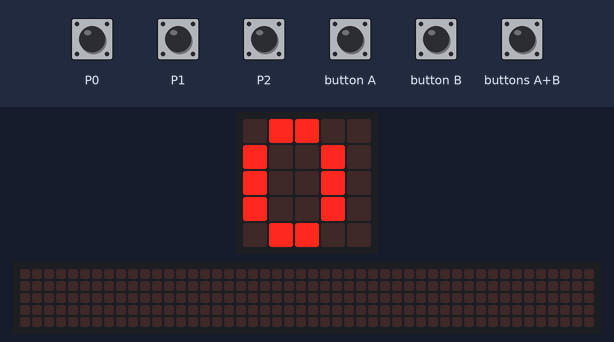
Recording of a program running on a simulated BBC micro:bit (MakeCode). On the bench: the board's 5×5 LED display, a strip that is not on the board, showing the scrolling text unrolled. Inputs (shaded band) come from the test bench. The 48×5 strip is a reading aid, not a part: it shows the text the display is scrolling, unrolled, one strip-width of it at a time.

Above: at 1.9 s.
2.0 s: button A pressed for 0.15 s
At 2.22 s:
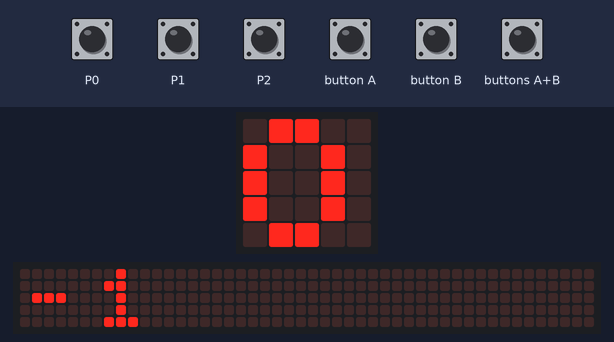
2.7 s: button B pressed for 0.15 s
3.4 s: button A pressed for 0.15 s
At 5.22 s:
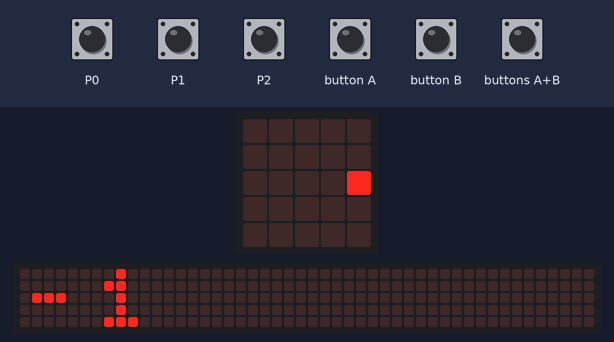
Timing chart, 0 to 6.7 s (numbered marks = the images above; inputs shaded):
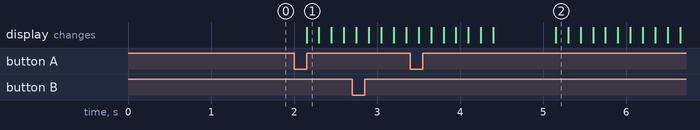

Measured:
- after the input at 2.0 s, the display: changes after 0.15 s (image 1)

The program:

main.ts
```typescript
input.onPinPressed(TouchPin.P0, function () {
    if (i >= 1) {
        i += 1
        basic.showNumber(a - b)
    }
})
input.onButtonPressed(Button.A, function () {
    if (i == 0) {
        a += -1
        basic.showNumber(a)
    } else {
        if (i == 1) {
            b += -1
            basic.showNumber(b)
        }
    }
})
input.onPinPressed(TouchPin.P2, function () {
    if (i >= 1) {
        i = 1
        basic.showNumber(a / b)
    }
})
input.onButtonPressed(Button.AB, function () {
    i += 1
    if (i >= 2) {
        basic.showNumber(a + b)
    } else {
        basic.showNumber(0)
    }
})
input.onButtonPressed(Button.B, function () {
    if (i == 0) {
        a += 1
        basic.showNumber(a)
    } else {
        if (i == 1) {
            b += 1
            basic.showNumber(b)
        }
    }
})
input.onPinPressed(TouchPin.P1, function () {
    if (i >= 1) {
        i = 1
        basic.showNumber(a * b)
    }
})
let b = 0
let a = 0
let i = 0
i = 0
basic.showNumber(a)
a = 0
b = 0
```

test.ts
```typescript
// les tests vont ici ; cela ne sera pas compilé si ce paquet est utilisé en tant qu'extension.
```
